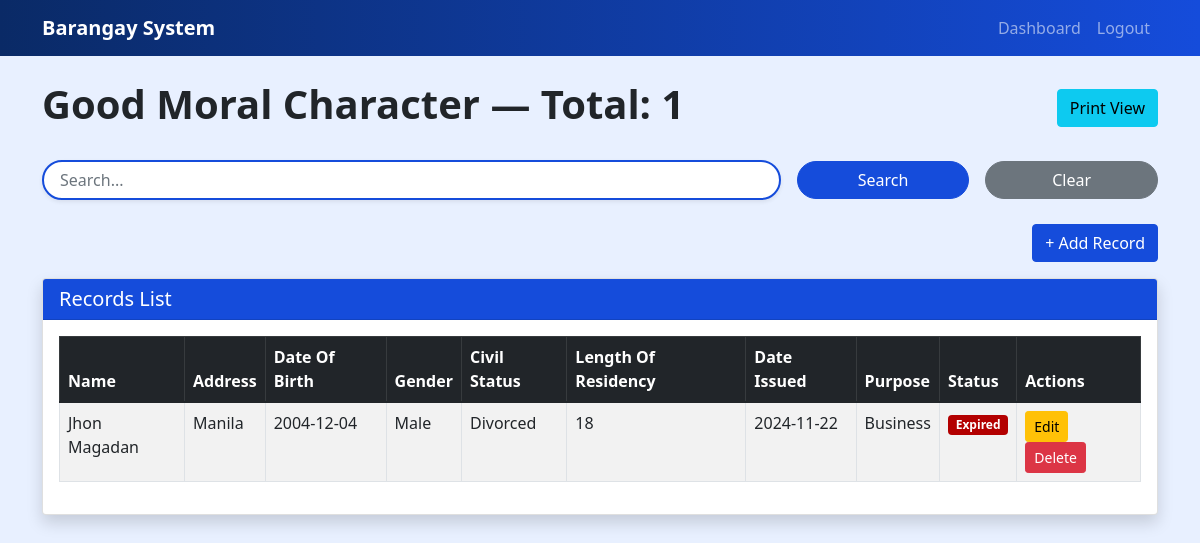
The app's page /goodmoral with its own data.
### models.py (models this page shows)
class GoodMoral(db.Model):
    id = db.Column(db.Integer, primary_key=True)
    name = db.Column(db.String(200), nullable=False)
    address = db.Column(db.String(300))
    date_of_birth = db.Column(db.Date)
    gender = db.Column(db.String(20))
    civil_status = db.Column(db.String(50))
    length_of_residency = db.Column(db.Integer)
    purpose = db.Column(db.String(300))
    status = db.Column(db.String(50))
    date_issued = db.Column(db.Date)

### app.py (the view, shortened to what this page needs)
        def view_func():
            q = request.args.get("q", "").strip()
            month = request.args.get("month", "")
            year = request.args.get("year", "")
            qry = Model.query
            if month and year and "date_issued" in Model.__table__.columns.keys():
                qry = qry.filter(
                    db.func.strftime("%m", Model.date_issued) == f"{int(month):02d}",
                    db.func.strftime("%Y", Model.date_issued) == year
                )
            records_orm = qry.order_by(Model.id.desc()).all()
            today = datetime.utcnow().date()
            for r in records_orm:
                if hasattr(r, "date_issued") and r.date_issued:
                    months = 12 if "business" in (getattr(r, "purpose", "") or "").lower() else 6
                    expiry = r.date_issued + timedelta(days=30 * months)
                    if hasattr(r, "status"):
                        r.status = "Expired" if today > expiry else "Valid"
            records = [row_to_dict(r, Model) for r in records_orm]
            headers = model_headers(Model)
            fields = make_fields_from_model(Model)
            return render_template(
                template,
                title=title,
                records=records,
                q=q,
                month=month,
                year=year,
                route_name=prefix,
                headers=headers,
                fields=fields
            )

### app.py (called while the page is built)
def column_is_date(col):
    return "DATE" in str(col.type).upper() or col.type.__class__.__name__.lower().startswith("date")

def column_is_numeric(col):
    return col.type.__class__.__name__.lower() in ("integer", "bigint", "smallint", "numeric", "float", "decimal")

def model_columns(Model):
    return [c for c in Model.__table__.columns]

def model_headers(Model):
    return [c.name for c in model_columns(Model)]

def row_to_dict(row, Model):
    out = {}
    for c in model_columns(Model):
        val = getattr(row, c.name)
        if isinstance(val, datetime):
            out[c.name] = val.date().isoformat()
        elif hasattr(val, "isoformat") and column_is_date(c) and val is not None:
            try:
                out[c.name] = val.isoformat()
            except:
                out[c.name] = str(val)
        else:
            out[c.name] = val
    return out

### templates/good_moral.html (shortened to what this page needs)
{% extends 'record_template.html' %}

### templates/record_template.html (shortened to what this page needs)
<!DOCTYPE html>
<html lang="en">
<head>
    <link href="https://cdn.jsdelivr.net/npm/bootstrap@5.1.3/dist/css/bootstrap.min.css" rel="stylesheet">
</head>
<body>
<nav class="navbar navbar-expand-lg navbar-dark">
    <div class="container">
        <a class="navbar-brand fw-bold" href="{{ url_for('index') }}">Barangay System</a>
        <div class="navbar-nav ms-auto">
            <a class="nav-link" href="{{ url_for('index') }}">Dashboard</a>
            <a class="nav-link" href="{{ url_for('auth.logout') }}">Logout</a>
        </div>
    </div>
</nav>
<div class="container mt-4">
    <div class="d-flex justify-content-between align-items-center mb-4">
        <h1 class="fw-bold text-center text-dark">{{ title }} — Total: {{ records|length }}</h1>
        <div>
            <a href="{{ url_for('print_view', rtype=route_name) }}" class="btn btn-info">Print View</a>
        </div>
    </div>
    <div class="mb-4">
    <form method="GET">
        <div class="row g-3 align-items-center">
            <div class="col-md-8">
                <input type="text" name="q" value="{{ q }}" class="form-control rounded-pill shadow-sm px-3"
                       style="border: 2px solid #154cdb;" placeholder="Search...">
            </div>
            <div class="col-md-2">
                <button class="btn btn-primary w-100 rounded-pill">Search</button>
            </div>
            <div class="col-md-2">
                <a href="{{ url_for('view_' + route_name) }}" class="btn btn-secondary w-100 rounded-pill">Clear</a>
            </div>
        </div>
    </form>
</div>
<div class="text-end mb-3">
        <button class="btn btn-primary" id="toggleAddForm">+ Add Record</button>
    </div>
    <div class="card shadow">
        <div class="card-header"><h5 class="mb-0">Records List</h5></div>
        <div class="card-body">
            {% if records %}
            <div class="table-responsive">
                <table class="table table-bordered table-striped">
                    <thead class="table-dark">
                    <tr>
                        {% for f in fields %}
                            <th>{{ f.name.replace('_',' ')|title }}</th>
                        {% endfor %}
                        {% if 'status' in headers %}
                            <th>Status</th>
                        {% endif %}
                        <th>Actions</th>
                    </tr>
                    </thead>
                    <tbody>
                    {% for r in records %}
                        <tr>
                            {% for f in fields %}
                                <td>{{ r[f.name] }}</td>
                            {% endfor %}
                            {% if 'status' in headers %}
                                <td>
                                    {% if r.status %}
                                        <span class="badge bg-{{ 'danger' if r.status=='Expired' else 'success' }}">{{ r.status }}</span>
                                    {% else %} — {% endif %}
                                </td>
                            {% endif %}
                            <td>
                                <a href="{{ url_for('edit_record', rtype=route_name, id=r['id']) }}"
                                   class="btn btn-sm btn-warning">Edit</a>
                                <form action="{{ url_for('delete_record', rtype=route_name, id=r['id']) }}"
                                      method="POST" style="display:inline;">
                                    <button class="btn btn-sm btn-danger" onclick="return confirm('Delete record?')">Delete</button>
                                </form>
                            </td>
                        </tr>
                    {% endfor %}
                    </tbody>
                </table>
            </div>
            {% else %}
                <div class="alert alert-info">No records found.</div>
            {% endif %}
        </div>
    </div>
</div>
</body>
</html>

### templates/record_template.html (style rules this page uses)
body { background-color: #e8f0ff; }
.navbar { background: linear-gradient(90deg, #0a2a66, #154cdb); }
.btn-primary { background-color: #154cdb; border-color: #154cdb; }
.card-header { background: #154cdb; color: white; }
.table-dark { background: #0a2a66 !important; }
.badge.bg-danger { background-color: #b30000 !important; }

### records on screen
GoodMoral: name "Jhon Magadan" "Manila" "2004-12-04" "Male" "Divorced" "18" "2024-11-22" "Business", status "Expired"

### other values on screen
{{ title }} "Good Moral Character"
{{ records|length }} "1"
{{ f.name.replace('_',' ')|title }} "Name" "Address" "Date Of Birth" "Gender" "Civil Status" "Length Of Residency" "Date Issued" "Purpose"
